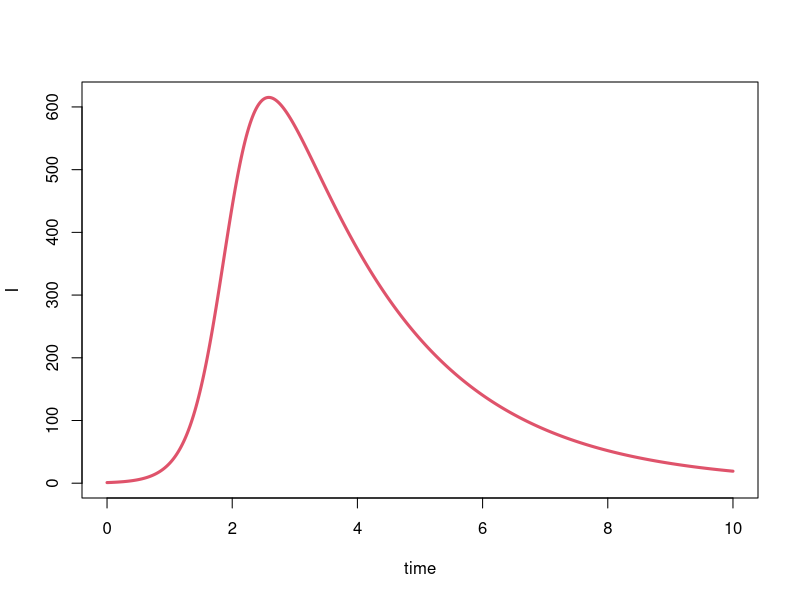
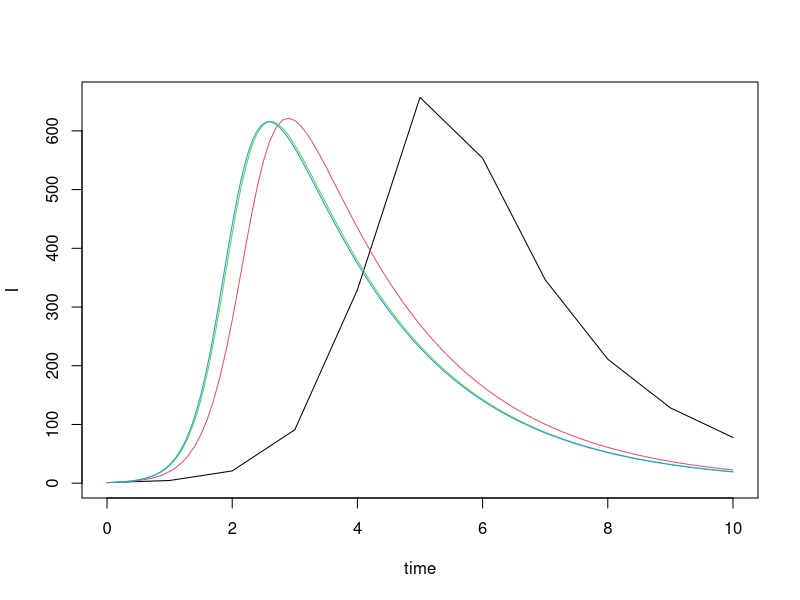
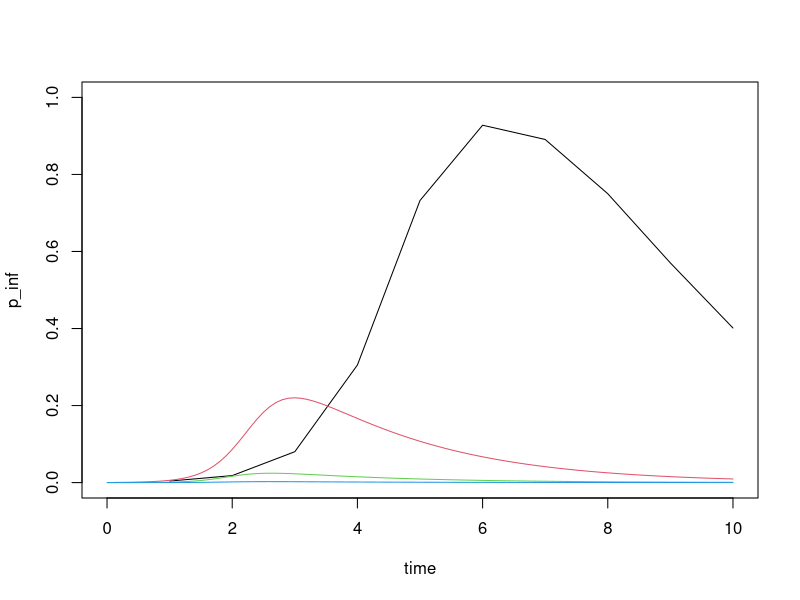
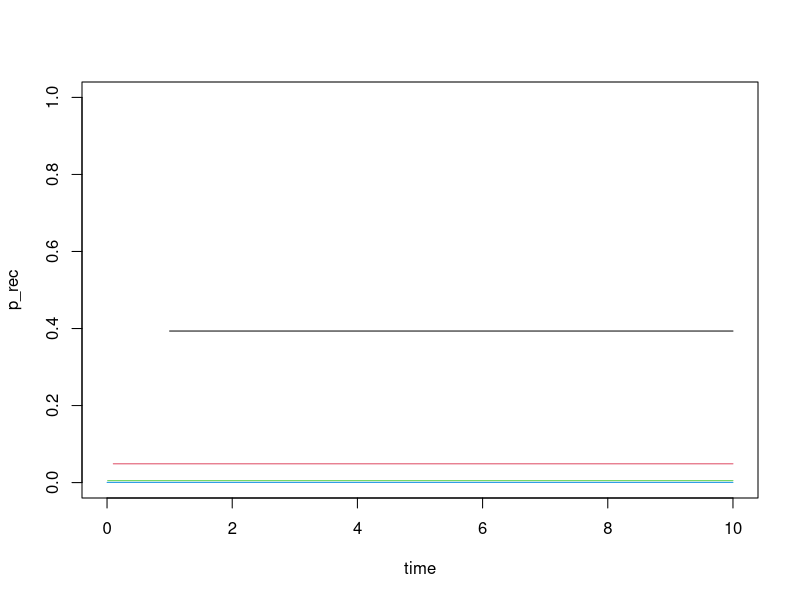
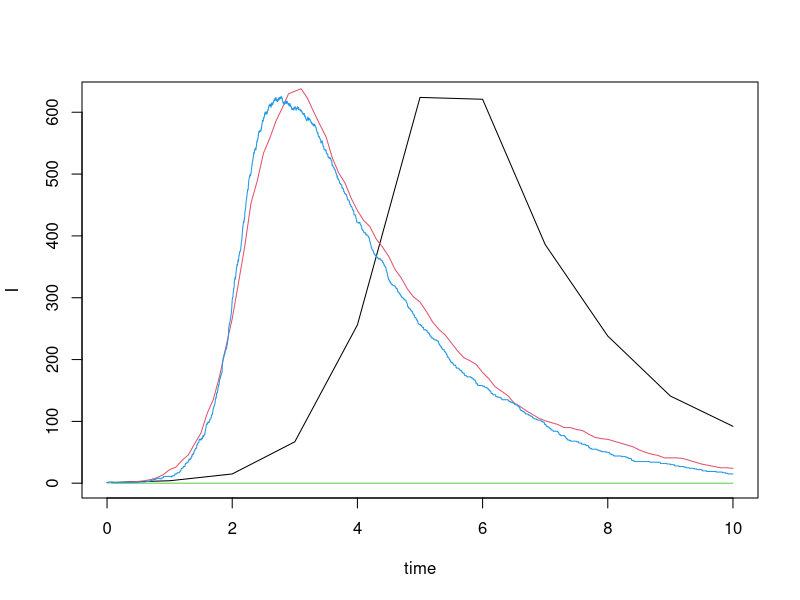
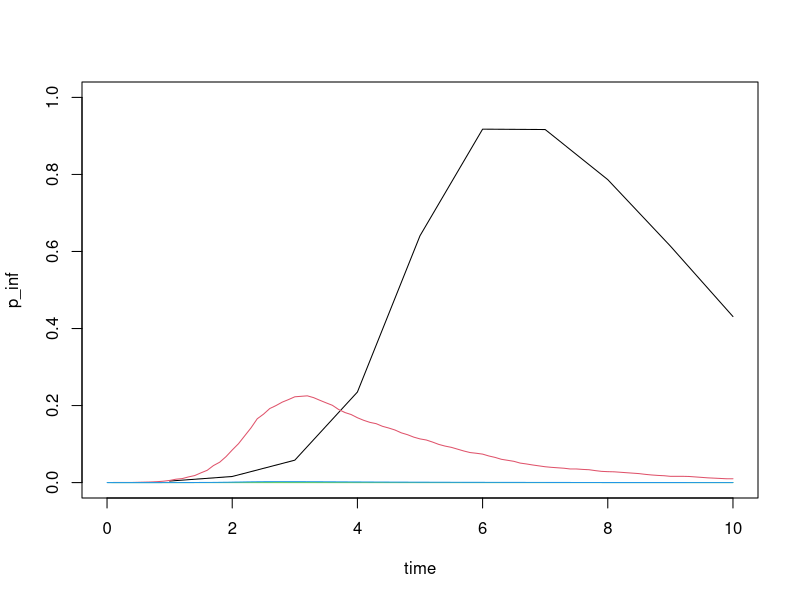
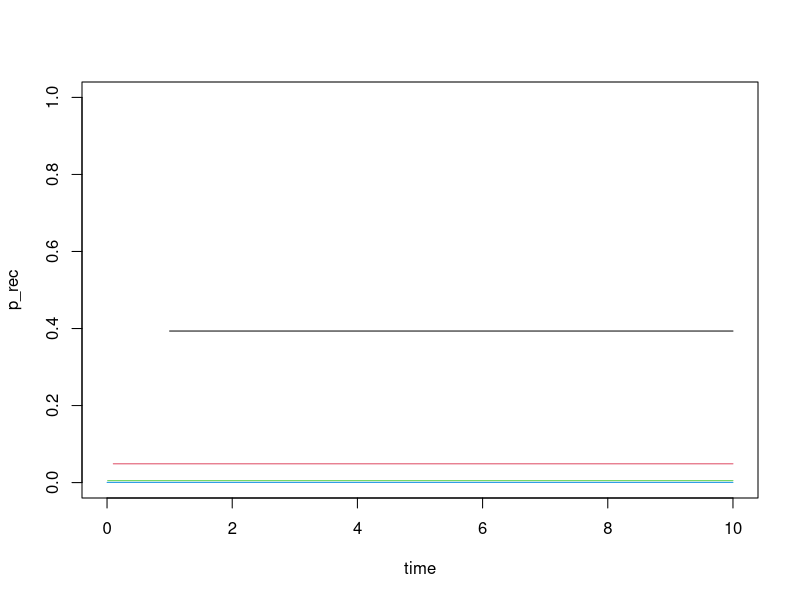
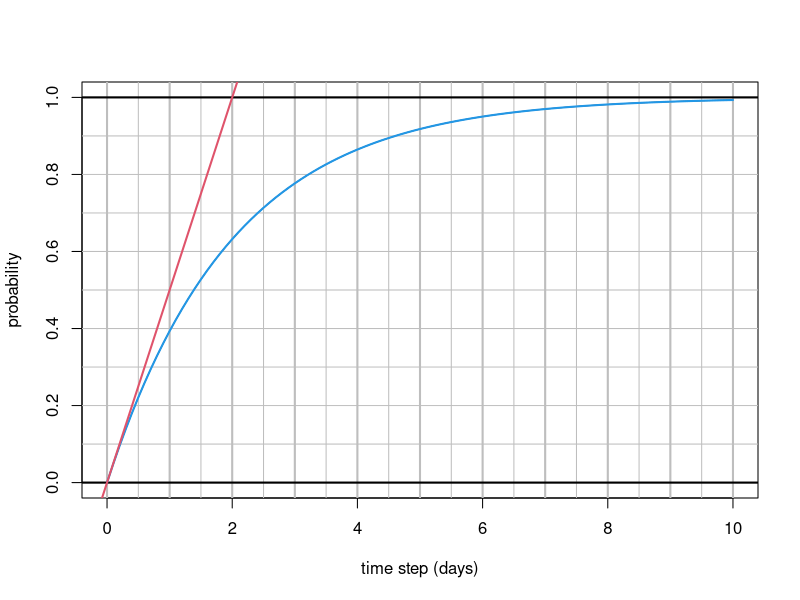

The R source for these figures, in order: (Note: this script raises an error after producing the figures.)
# the function that simulates an SIR model:
sir <- function(beta, gamma, S0, I0, R0, times) {
  require(deSolve) # for the "ode" function
  
  # the differential equations:
  sir_equations <- function(time, variables, parameters) {
    with(as.list(c(variables, parameters)), {
      dS <- -beta * I * S
      dI <-  beta * I * S - gamma * I
      dR <-  gamma * I
      return(list(c(dS, dI, dR)))
    })
  }
  
  # the parameters values:
  parameters_values <- c(beta  = beta, gamma = gamma)
  
  # the initial values of variables:
  initial_values <- c(S = S0, I = I0, R = R0)
  
  # solving
  out <- ode(initial_values, times, sir_equations, parameters_values)
  
  # returning the output:
  as.data.frame(out)
}

# running the model:
out <- sir(beta = 0.004, gamma = 0.5, S0 = 999, I0 = 1, R0 = 0, times = seq(0, 10, le = 500))

# plotting the output:
with(out, plot(time, I, type = "l", col = 2, lwd = 3))

#######################################################################################

# Note: the parameters beta and gamma and the duration and time step should be
# expressed in the same time unit.

sir_discrete_time <- function(beta = .004, gamma = .5, S0 = 999, I0 = 1, R0 = 0,
                              duration = 10, step = 1) {
  last <- function(x) tail(x, 1)
  times <- seq(step, duration, step)
  
  S <- S0
  I <- I0
  R <- R0
  p_inf <- NA
  p_rec <- NA
  
  for (i in times) {
    last_S <- last(S)
    last_I <- last(I)
    last_R <- last(R)
    pi <- 1 - exp(- beta * last_I * step)
    pr <- 1 - exp(- gamma * step)
    new_inf <- pi * last_S
    new_rec <- pr * last_I
    S <- c(S, last_S - new_inf)
    I <- c(I, last_I + new_inf - new_rec)
    R <- c(R, last_R + new_rec)
    p_inf <- c(p_inf, pi)
    p_rec <- c(p_rec, pr)
  }
  
  tibble::tibble(time = c(0, times), S = S, I = I, R = R, p_inf = p_inf, p_rec = p_rec)
}

sim1 <- sir_discrete_time(step = 1)
sim2 <- sir_discrete_time(step = .1)
sim3 <- sir_discrete_time(step = .01)
sim4 <- sir_discrete_time(step = .001)

with(sim1, plot(time, I, type = "l"))
with(sim2, lines(time, I, col = 2))
with(sim3, lines(time, I, col = 3))
with(sim4, lines(time, I, col = 4))

with(sim1, plot(time, p_inf, type = "l", ylim = 0:1))
with(sim2, lines(time, p_inf, col = 2))
with(sim3, lines(time, p_inf, col = 3))
with(sim4, lines(time, p_inf, col = 4))

with(sim1, plot(time, p_rec, type = "l", ylim = 0:1))
with(sim2, lines(time, p_rec, col = 2))
with(sim3, lines(time, p_rec, col = 3))
with(sim4, lines(time, p_rec, col = 4))

#######################################################################################

# IBM

sir_discrete_time_ibm <- function(beta = .004, gamma = .5, S0 = 999, I0 = 1, R0 = 0,
                              duration = 10, step = 1) {
  last <- function(x) tail(x, 1)
  times <- seq(step, duration, step)
  
  S <- S0
  I <- I0
  R <- R0
  p_inf <- NA
  p_rec <- NA
  
  for (i in times) {
    last_S <- last(S)
    last_I <- last(I)
    last_R <- last(R)
    pi <- 1 - exp(- beta * last_I * step)
    pr <- 1 - exp(- gamma * step)
    new_inf <- rbinom(1, last_S, pi)
    new_rec <- rbinom(1, last_I, pr)
    S <- c(S, last_S - new_inf)
    I <- c(I, last_I + new_inf - new_rec)
    R <- c(R, last_R + new_rec)
    p_inf <- c(p_inf, pi)
    p_rec <- c(p_rec, pr)
  }
  
  tibble::tibble(time = c(0, times), S = S, I = I, R = R, p_inf = p_inf, p_rec = p_rec)
}

sim1 <- sir_discrete_time_ibm(step = 1)
sim2 <- sir_discrete_time_ibm(step = .1)
sim3 <- sir_discrete_time_ibm(step = .01)
sim4 <- sir_discrete_time_ibm(step = .001)

with(sim1, plot(time, I, type = "l"))
with(sim2, lines(time, I, col = 2))
with(sim3, lines(time, I, col = 3))
with(sim4, lines(time, I, col = 4))

with(sim1, plot(time, p_inf, type = "l", ylim = 0:1))
with(sim2, lines(time, p_inf, col = 2))
with(sim3, lines(time, p_inf, col = 3))
with(sim4, lines(time, p_inf, col = 4))

with(sim1, plot(time, p_rec, type = "l", ylim = 0:1))
with(sim2, lines(time, p_rec, col = 2))
with(sim3, lines(time, p_rec, col = 3))
with(sim4, lines(time, p_rec, col = 4))

#######################################################################################

f <- function(step, gamma) {
  1 - exp(- gamma * step)  
}

tmax <- 10
gamma <- .5 # /day
steps <- seq(0, tmax, .1)
probs <- purrr::map_dbl(steps, f, gamma = gamma)
plot(steps, probs, type = "l", ylim = 0:1,
     xlab = "time step (days)", ylab = "probability")
abline(v = seq(0, tmax, .5), col = "grey")
abline(v = seq(0, tmax, 1), col = "grey", lwd = 2)
abline(h = seq(0, 1, .1), col = "grey")
abline(h = 0:1, lwd = 2)
lines(steps, probs, lwd = 2, col = 4)
abline(0, gamma, lwd = 2, col = 2)

#######################################################################################

g <- function(step, beta) {
  1 - exp(- beta * max(out$I) * step)  
}

tmax <- 10
beta <- .004 # /day
steps <- seq(0, tmax, .1)
probs <- purrr::map_dbl(steps, g, beta = beta)
plot(steps, probs1, type = "n", ylim = 0:1,
     xlab = "time step (days)", ylab = "probability")
abline(v = seq(0, tmax, .5), col = "grey")
abline(v = seq(0, tmax, 1), col = "grey", lwd = 2)
abline(h = seq(0, 1, .1), col = "grey")
abline(h = 0:1, lwd = 2)
lines(steps, probs, lwd = 2, col = 4)
abline(0, beta * max(out$I), lwd = 2, col = 2)

#######################################################################################

sir_discrete_time <- function(beta = .004, gamma = .5, S0 = 999, I0 = 1, R0 = 0,
                              duration = 10, step = 1) {
  last <- function(x) tail(x, 1)
  times <- seq(step, duration, step)
  
  S <- S0
  I <- I0
  R <- R0
  p_inf <- NA
  p_rec <- NA
  
  for (i in times) {
    last_S <- last(S)
    last_I <- last(I)
    last_R <- last(R)
    pi <- 1 - exp(- (exp(beta * last_I * step)) * step)
    pr <- 1 - exp(- (exp(gamma * step)) * step)
    pi <- beta * last_I * step
    pr <- gamma * step
    new_inf <- pi * last_S
    new_rec <- pr * last_I
    S <- c(S, last_S - new_inf)
    I <- c(I, last_I + new_inf - new_rec)
    R <- c(R, last_R + new_rec)
    p_inf <- c(p_inf, pi)
    p_rec <- c(p_rec, pr)
  }
  
  tibble::tibble(time = c(0, times), S = S, I = I, R = R, p_inf = p_inf, p_rec = p_rec)
}


sim1 <- sir_discrete_time(step = 1)
sim2 <- sir_discrete_time(step = .1)
sim3 <- sir_discrete_time(step = .01)
sim4 <- sir_discrete_time(step = .001)

with(out, plot(time, I, type = "l", col = 2, lwd = 3))
with(sim1, lines(time, I))
with(sim2, lines(time, I, col = 2))
with(sim3, lines(time, I, col = 3))
with(sim4, lines(time, I, col = 4))

with(sim1, plot(time, p_inf, type = "l", ylim = 0:1))
with(sim2, lines(time, p_inf, col = 2))
with(sim3, lines(time, p_inf, col = 3))
with(sim4, lines(time, p_inf, col = 4))

with(sim1, plot(time, p_rec, type = "l", ylim = 0:1))
with(sim2, lines(time, p_rec, col = 2))
with(sim3, lines(time, p_rec, col = 3))
with(sim4, lines(time, p_rec, col = 4))
